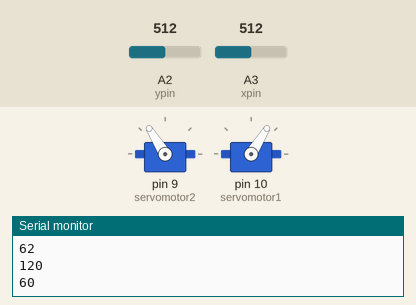
A sketch run on a simulated Arduino Uno, built with avr-gcc and run on an emulated ATmega328P. Parts: 2 × servo, the last lines printed to the serial monitor. The test bench sets the inputs (shaded band); at power-on: A2 (ypin) = 512, A3 (xpin) = 512.

Above: at 1.35 s.
1.4 s: A2 (ypin) set to 353
At 2.07 s:
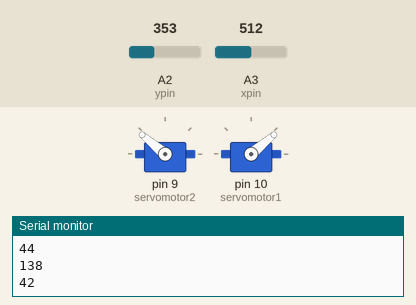
4.4 s: A2 (ypin) set to 331
5.9 s: A3 (xpin) set to 291
7.4 s: A3 (xpin) set to 271
At 7.44 s:
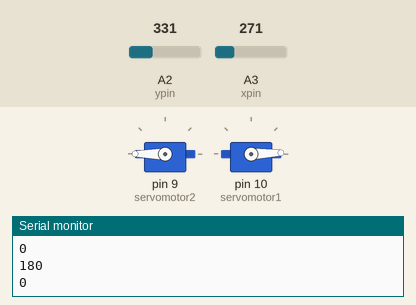
At 8.03 s:
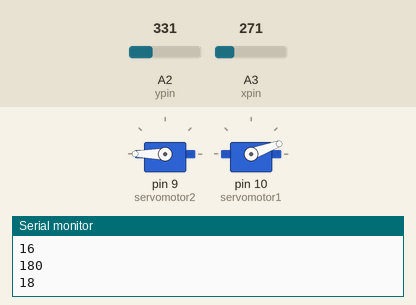
10.4 s: A2 (ypin) set to 308
13.4 s: A2 (ypin) set to 291
At 13.5 s:
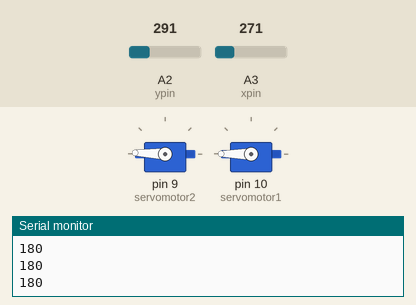
Timing chart, 0 to 19.1 s (numbered marks = the images above; inputs shaded):
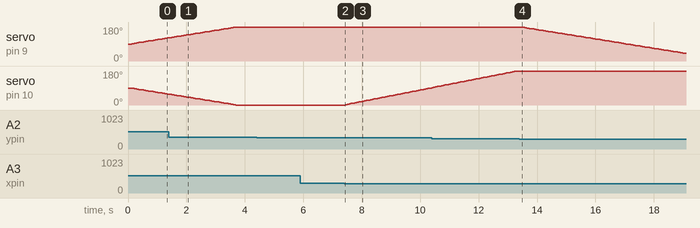

The sketch:

up1.0.ino
```cpp
#include <Servo.h>

Servo servomotor1,servomotor2;
int y,x;
int pos,pos1;
const int xpin = A3;                  // x-axis of the accelerometer
const int ypin = A2;                  // y-axis
const int zpin = A1;                  // z-axis (only on 3-axis models)

void setup() {
  // initialize the serial communications:
  Serial.begin(9600);
  servomotor2.attach(9);
  servomotor1.attach(10);
  pos = 90;
  pos1 = 90;
  servomotor2.write(90);
  servomotor1.write(90);
  delay(100);

}

void loop() {
  y = analogRead(A2);
  x = analogRead(A3);
  if (y < 300)
  { pos=pos-2;
    if (pos <= 0)
      pos = 0;
      delay(15);
  }

  if (y > 340)
  { pos=pos+2;
    if (pos >= 180)
      pos = 180;
      delay(15);
  }

  int angle =servomotor2.read();
  Serial.println(angle);

  //servomotor2.write(pos);

  //delay(50);

  if (x < 285)
  { pos1=pos1+2;
    if (pos1 >= 180)
      pos1 = 180;
      delay(15);
  }

  if (x > 335)
  { pos1=pos1-2;
    if (pos1 <= 0)
      pos1 = 0;
      delay(15);
  }

  int angle1 =servomotor1.read();
  Serial.println(angle1);

  servomotor2.write(pos);
  servomotor1.write(pos1);
  delay(50);
}
```

Measured:
- the behaviour switches between 285 and 284 on A3 (xpin) (found by bisection; images 1 and 2)
- the behaviour switches between 300 and 299 on A2 (ypin) (found by bisection; images 3 and 4)
- after the input at 7.4 s, servo on pin 10 (servomotor1): moves from 0° to 92° over 3.0 s, starting at once
- after the input at 13.4 s, servo on pin 9 (servomotor2): moves from 180° to 40° over 5.6 s, starting after 0.09 s
